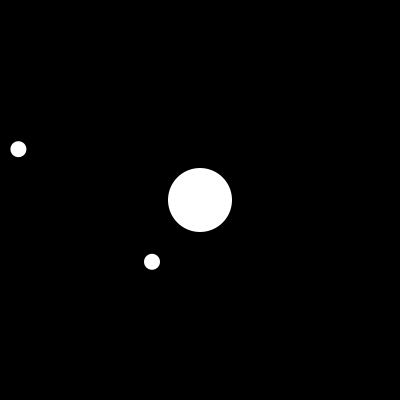
Frame 1 (no input)
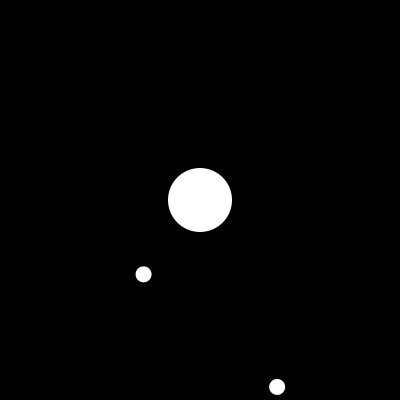
Frame 60 (the mouse pressed at the canvas centre just before this capture)
Frame 120 (the mouse held since frame 60 and released just before this capture): identical to frame 60, image omitted

The Processing sketch that drew these frames (run headless with seeded random() and noise(); from frame 60 on, the mouse is pressed at the canvas centre):

// Processing sketch: Agar_io
// ── Agar_io.pde
Blob[] blobs;
Blob blob;

void setup()
{
  noStroke();
  
  blobs = new Blob[10];//] = new Blob();
  for (int i=0; i<blobs.length; i++)
  {
    float x = random(-width, width * 2);
    float y = random(-width, width * 2);
    
    blobs[i] = new Blob(x, y,16);
  }
  blob = new Blob(width/2, height/2, 64);
  size(400, 400);
}

void draw()
{
  background(255,0,0);
  
  
  blob.update();
  translate(width/2-blob.pos.x, height/2-blob.pos.y);
  
  fill(0,0,0);
  rect(-width,-height, 3*width, 3*height);
  
  fill(255);
  blob.show();
  
  for(Blob b:blobs)
  {
    b.show();
  }
}
// ── Blob.pde
class Blob {
  PVector pos;
  float radius;
  
  Blob(float x, float y, float r)
  {
    pos = new PVector(width/2, height/2);
    pos.x = x;
    pos.y = y;
    radius = r;
  }
  
  void show()
  {
    fill(255);
    ellipse(pos.x, pos.y, radius, radius);
  }
  
  void update(){
    PVector vel = new PVector(mouseX - width/2, mouseY-height/2);
    vel.setMag(3);
    pos.add(vel);
  }
}
